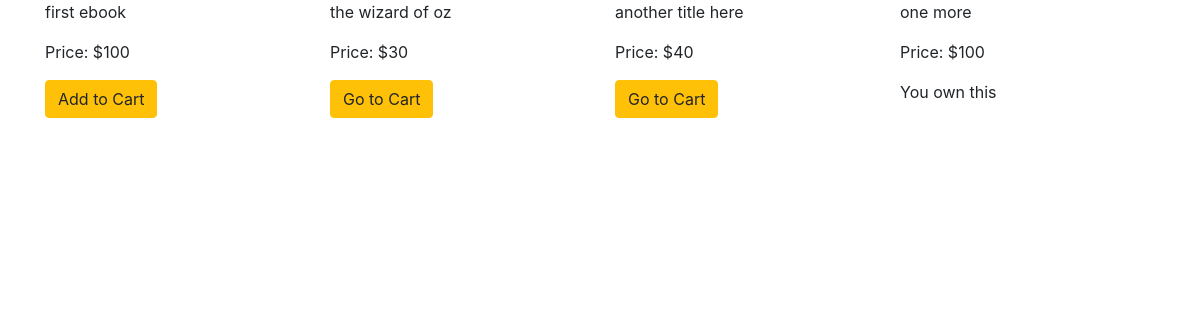
The page /products/ (signed in) on the database its author committed.
### products/models.py (models this page shows, shortened)
class Product(models.Model):
    name = models.CharField(max_length=120)
    price = models.IntegerField()

### products/views.py (the view)
# urls.py: url(r'^', product_list, name='product-list')
@login_required
def product_list(request):
    object_list = Product.objects.all()
    filtered_orders = Order.objects.filter(owner=request.user.profile, is_ordered=False)
    current_order_products = []
    if filtered_orders.exists():
    	user_order = filtered_orders[0]
    	user_order_items = user_order.items.all()
    	current_order_products = [product.product for product in user_order_items]
    context = {
        'object_list': object_list,
        'current_order_products': current_order_products
    }
    return render(request, "products/product_list.html", context)

### products/templates/products/product_list.html (shortened to what this page needs)
{% extends 'base.html' %}
{% block content %}
    <div class="row">
    {% for object in object_list %}
        <div class="col-sm-3">
            <p>{{ object.name }}</p>
            <p>Price: ${{ object.price }}</p>
            {% if object in user.profile.ebooks.all %}
            You own this
            {% elif object in current_order_products %}
            <a href="{% url 'shopping_cart:order_summary' %}" class="btn btn-warning">Go to Cart</a>
            {% else %}
            <a href="{% url 'shopping_cart:add_to_cart' object.id %}" class="btn btn-warning">Add to Cart</a>
            {% endif %}
        </div>
    {% endfor %}
    </div>
{% endblock content %}

### rows shown on the page
Product: name "first ebook", price "100", shows "Add to Cart"
Product: name "the wizard of oz", price "30", shows "Go to Cart"
Product: name "another title here", price "40", shows "Go to Cart"
Product: name "one more", price "100", shows "You own this"
